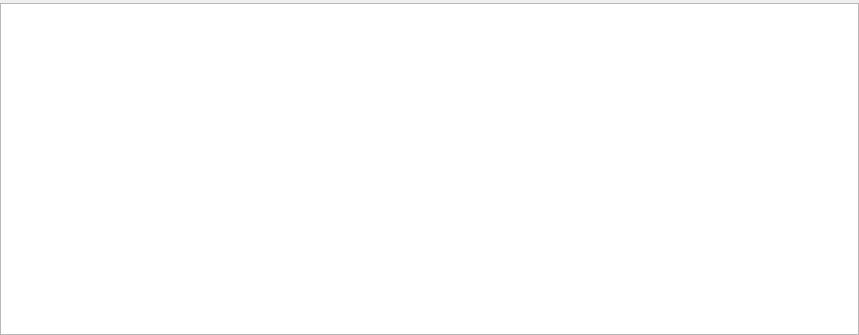
<?xml version="1.0" encoding="UTF-8"?>
<ui version="4.0">
 <class>PrivilegesAdminForm</class>
 <widget class="QWidget" name="PrivilegesAdminForm">
  <property name="geometry">
   <rect>
    <x>0</x>
    <y>0</y>
    <width>859</width>
    <height>335</height>
   </rect>
  </property>
  <property name="windowTitle">
   <string>Form</string>
  </property>
  <layout class="QGridLayout" name="gridLayout">
   <property name="leftMargin">
    <number>0</number>
   </property>
   <property name="topMargin">
    <number>3</number>
   </property>
   <property name="rightMargin">
    <number>0</number>
   </property>
   <property name="bottomMargin">
    <number>0</number>
   </property>
   <property name="spacing">
    <number>6</number>
   </property>
   <item row="0" column="0">
    <widget class="QTreeView" name="treeViewPrivileges">
     <property name="alternatingRowColors">
      <bool>true</bool>
     </property>
    </widget>
   </item>
  </layout>
 </widget>
 <resources/>
 <connections/>
</ui>
